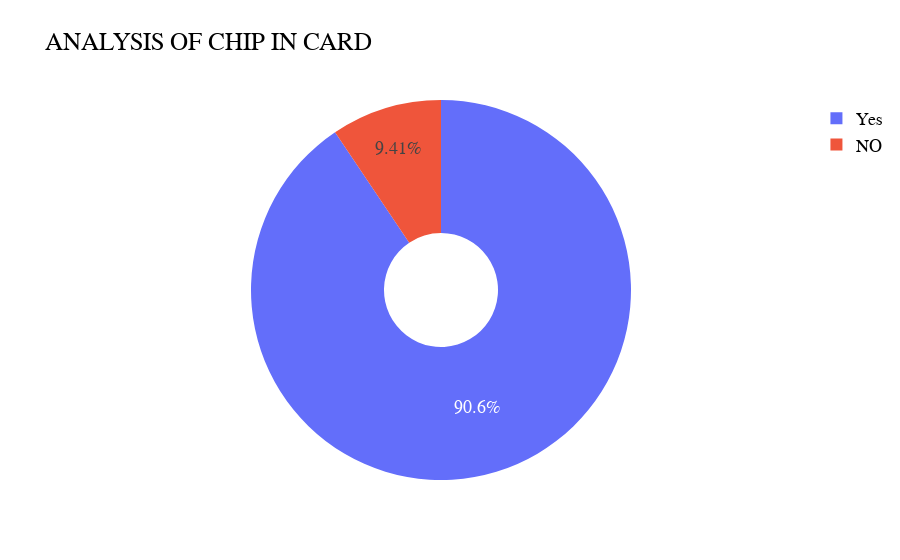

The cell this chart's notebook holds for it:
### Code cell
labels = data['Has Chip'].value_counts().index
values = data['Has Chip'].value_counts().values
fig = go.Figure(data=[go.Pie(labels=labels, values=values, hole=.3)])
fig.update_layout(
    title="Analysis of chip in card".upper(),
    font=dict(
        family="Courier New, monospace",
        size=18,
        color="#000000"
    )
)

fig.show()

### Figure 1 — Plotly figure (JSON) as saved in the notebook; plotly's stock layout.template omitted (floating-point values rounded to 4 significant figures)
{"data": [{"hole": 0.3, "labels": ["Yes", "NO"], "type": "pie", "values": [53912, 5602]}], "layout": {"font": {"color": "#000000", "family": "Courier New, monospace", "size": 18}, "title": {"text": "ANALYSIS OF CHIP IN CARD"}}}
